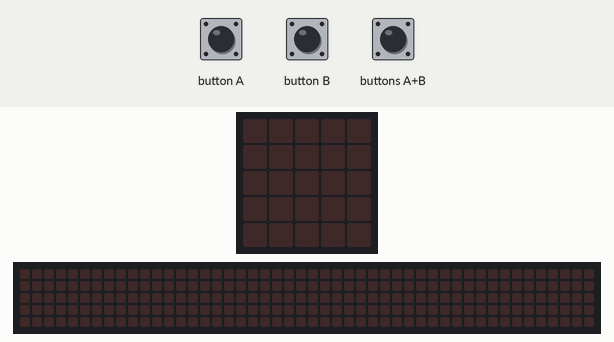
Bench run of a program on a simulated BBC micro:bit (MakeCode). Parts: the board's 5×5 LED display, a strip that is not on the board, showing the scrolling text unrolled. The test bench sets the inputs (shaded band). The 48×5 strip is a reading aid, not a part: it shows the text the display is scrolling, unrolled, one strip-width of it at a time.

Above: at 1.2 s.
1.3 s: button B pressed for 0.15 s
At 3.92 s:
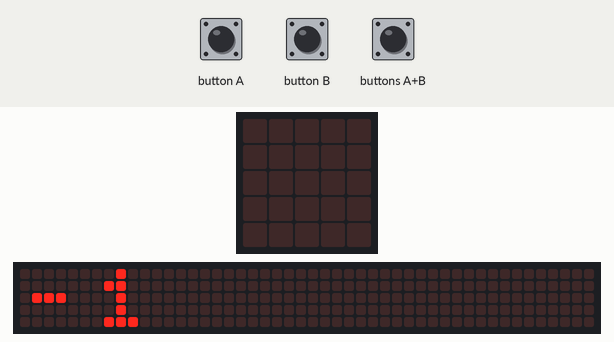
4.3 s: button A pressed for 0.15 s
At 5.5 s:
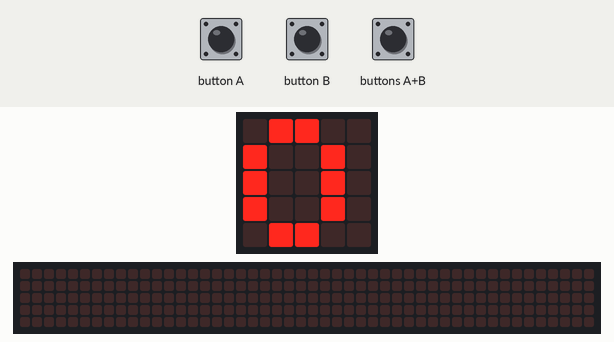
5.9 s: button A pressed for 0.15 s
At 6.7 s:
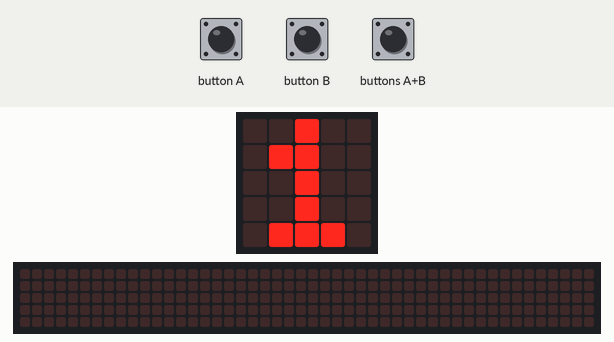
Timing chart, 0 to 8.9 s (numbered marks = the images above; inputs shaded):
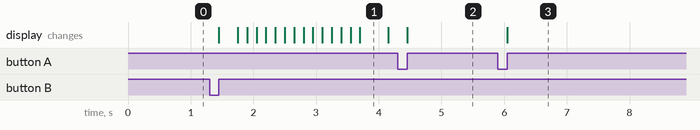

Measured:
- after the input at 1.3 s, the display: changes after 0.15 s (image 1)
- after the input at 4.3 s, the display: changes after 0.15 s (image 2)
- after the input at 5.9 s, the display: changes after 0.15 s (image 3)
- what the display in image 1 shows lasts 0.5 s, from 3.7 s to 4.2 s

The program:

Registro.py
```python
Registro = 0

def on_button_pressed_a():
    global Registro
    Registro += 1
    basic.show_number(Registro)
input.on_button_pressed(Button.A, on_button_pressed_a)

def on_button_pressed_ab():
    global Registro
    Registro = 0
    basic.show_number(Registro)
input.on_button_pressed(Button.AB, on_button_pressed_ab)

def on_button_pressed_b():
    global Registro
    Registro += -1
    basic.show_number(Registro)
input.on_button_pressed(Button.B, on_button_pressed_b)
```
